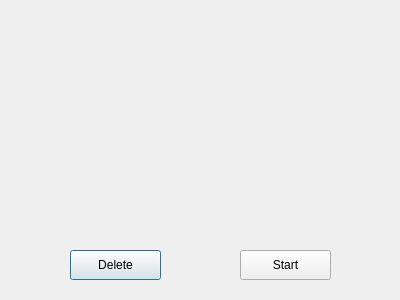
<?xml version="1.0" encoding="UTF-8"?>
<ui version="4.0">
 <class>Dialog</class>
 <widget class="QDialog" name="Dialog">
  <property name="geometry">
   <rect>
    <x>0</x>
    <y>0</y>
    <width>400</width>
    <height>300</height>
   </rect>
  </property>
  <property name="windowTitle">
   <string>Dialog</string>
  </property>
  <widget class="QPushButton" name="pushButton_1">
   <property name="geometry">
    <rect>
     <x>70</x>
     <y>250</y>
     <width>91</width>
     <height>30</height>
    </rect>
   </property>
   <property name="text">
    <string>Delete</string>
   </property>
  </widget>
  <widget class="QPushButton" name="pushButton_2">
   <property name="geometry">
    <rect>
     <x>240</x>
     <y>250</y>
     <width>91</width>
     <height>30</height>
    </rect>
   </property>
   <property name="text">
    <string>Start</string>
   </property>
  </widget>
  <widget class="QWidget" name="horizontalLayoutWidget">
   <property name="geometry">
    <rect>
     <x>20</x>
     <y>10</y>
     <width>361</width>
     <height>221</height>
    </rect>
   </property>
   <layout class="QHBoxLayout" name="horizontalLayout"/>
  </widget>
 </widget>
 <layoutdefault spacing="6" margin="11"/>
 <resources/>
 <connections/>
</ui>
